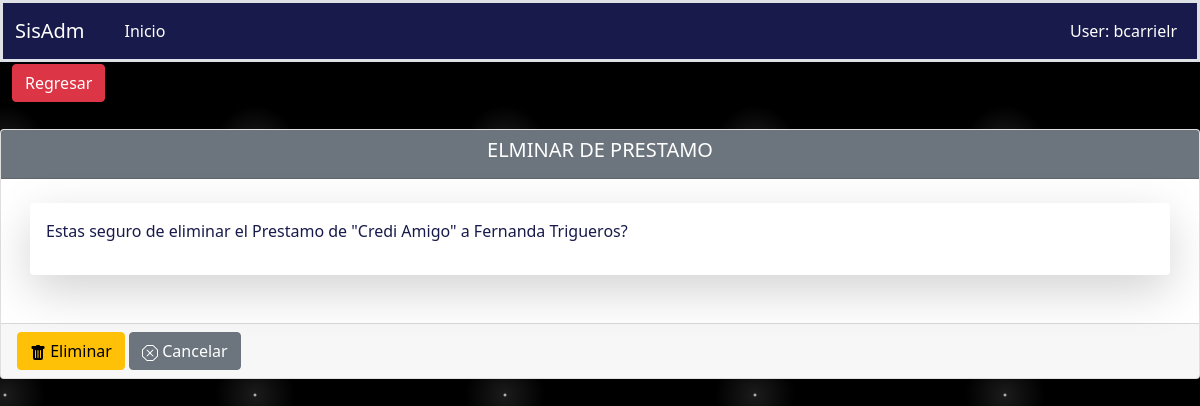
Before: /novedades/eliminarprestamos/2 with the older database file.
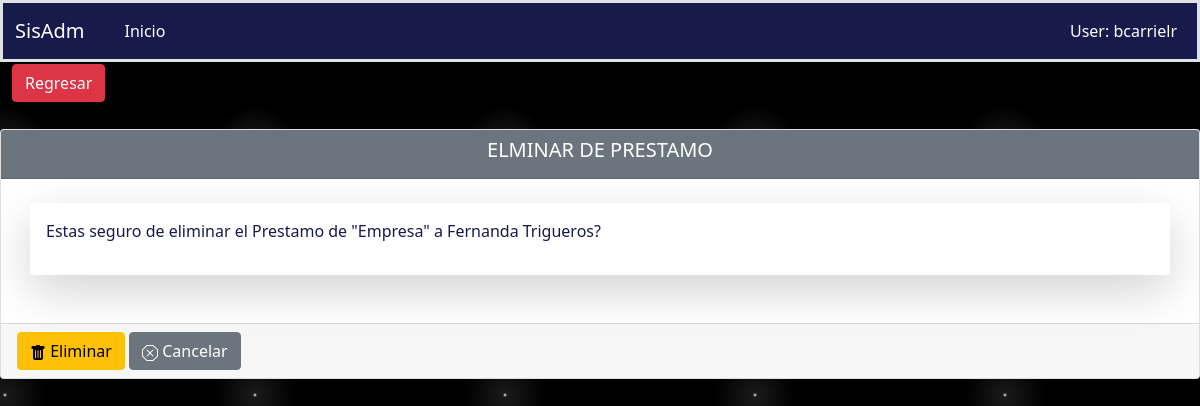
After: the same page with the newer database file.
### aplicaciones/novedades/models.py (models this page shows, shortened)
class FacturaPrestamo(models.Model):
    id = models.AutoField(primary_key=True)
    capital = models.FloatField(blank=False, null=True ,default=0)
    motivo = models.CharField(max_length=1, choices=MOTIVO,default=MOTIVO[0][0], blank=True, null=True)
    cuotas = models.IntegerField(blank=False, null=True,default=1)
    interes = models.FloatField(blank=False, null=True,default=10)
    empleado = models.ForeignKey(Empleado, on_delete=models.CASCADE,unique=True)
    empresa = models.ForeignKey(Empresas, on_delete=models.CASCADE)
    totalinteres = models.FloatField(blank=False, null=True, default=0)
    total =models.FloatField(blank=False, null=True, default=0)
    fecha = models.DateField(default=now, blank=False, null=True)
    fechainicio= models.DateField(blank=False, null=True)
    class Meta:
        verbose_name = "Prestamo"
        verbose_name_plural = "Prestamos"
        ordering = ['id']

class Empresas(Base):
    nombre = models.CharField(max_length=30,)
    direccion = models.CharField(max_length=100,)
    ruc = models.CharField(max_length=10)
    class Meta:
        verbose_name = "Empresa"
        verbose_name_plural = "Empresas"
        ordering = ['id']
    def __str__(self):
        return "{}".format(self.nombre)

class Empleado(Base):
    nombres = models.CharField(max_length=200, unique=True)
    ruc = models.CharField(max_length=10, unique=True)
    direccion = models.TextField(blank=True, null=True, verbose_name='Dirección')
    genero = models.CharField(max_length=1, choices=GENERO,default=GENERO[0][0], blank=True, null=True)
    telefonos = models.CharField(max_length=10, blank=True, null=True, unique=True)
    email = models.CharField(max_length=100,unique=True)
    class Meta:
        verbose_name = "Empleado"
        verbose_name_plural = "Empleados"
        ordering = ['id']
    def __str__(self):
        return "{}".format(self.nombres)

### aplicaciones/novedades/views/prestamos/views.py (the view)
# urls.py: path('eliminarprestamos/<int:pk>', EliminarPrestamo.as_view(), name="eliminarprestamos"),
class EliminarPrestamo(DeleteView):
    model = FacturaPrestamo
    template_name = "prestamos/deleteprestamos.html"
    success_url = reverse_lazy('novedades:lisprestamos')
    def get_context_data(self, **kwargs):
        context = super().get_context_data(**kwargs)
        context['action_save'] = self.request.path
        context['titulo'] = 'ELMINAR DE PRESTAMO'
        context['url_anterior'] = '/novedades/lisprestamos'
        context['listar_url'] = '/novedades/lisprestamos'
        return context

### aplicaciones/novedades/templates/prestamos/deleteprestamos.html (shortened to what this page needs)
{% extends 'delete.html' %}
{% load static %}
{% block controls %}
    <p>Estas seguro de eliminar el Prestamo de  "{{ object.empresa }}" a {{ object.empleado }}?</p>
{% endblock %}

Changed rows visible on the page:
changed FacturaPrestamo "Fernanda Trigueros": empresa "Credi Amigo" → "Empresa"
